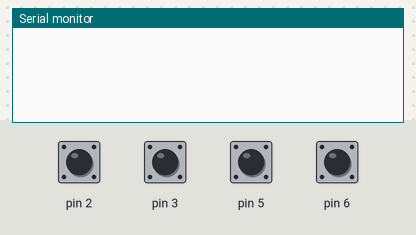
This sketch was run on a simulated Arduino Uno, built with avr-gcc and run on an emulated ATmega328P. On the bench: the last lines printed to the serial monitor. Inputs (shaded band) come from the test bench; at power-on: pin 2, pin 3, pin 5, pin 6 HIGH.

Above: at 1.2 s.
1.3 s: pin 2 pulled LOW for 0.15 s
At 2.1 s:
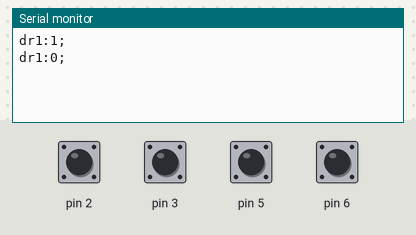
3.0 s: pin 3 pulled LOW for 0.15 s
At 3.8 s:
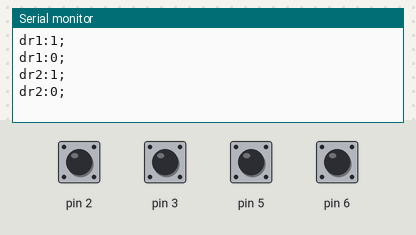
4.6 s: pin 5 pulled LOW for 0.15 s
At 5.6 s:
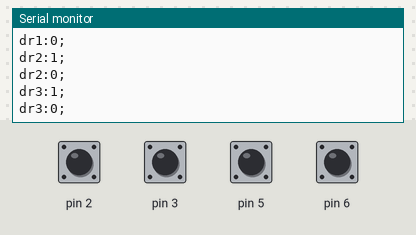
6.2 s: pin 6 pulled LOW for 0.15 s
At 7.5 s:
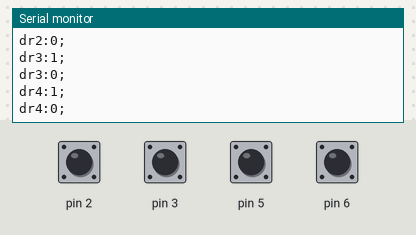
7.8 s: pin 2 driven LOW and pin 3 driven LOW
At 8.4 s:
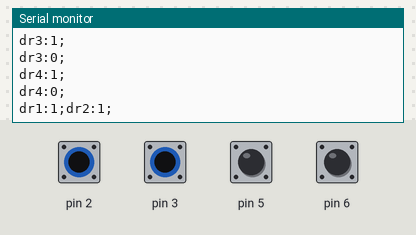
9.3 s: pin 2 driven HIGH and pin 3 driven HIGH and pin 5 driven LOW and pin 6 driven LOW
At 10.3 s:
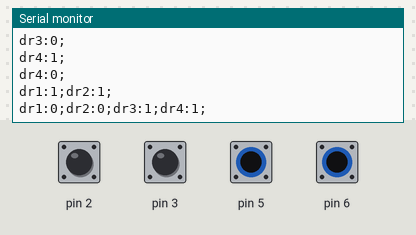
Timing chart, 0 to 11.8 s (numbered marks = the images above; inputs shaded):
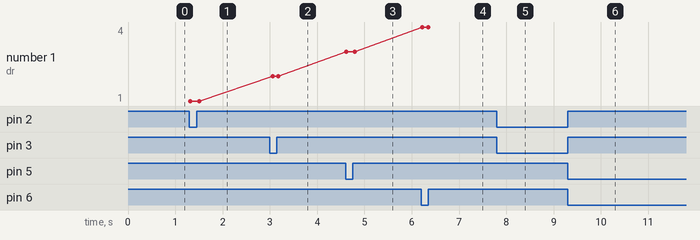

The sketch:

drumMach.ino
```cpp
#include <CapacitiveSensor.h>

int cut = 70;
CapacitiveSensor   cs_4_2 = CapacitiveSensor(4, 2);
CapacitiveSensor   cs_4_3 = CapacitiveSensor(4, 3);
CapacitiveSensor   cs_4_5 = CapacitiveSensor(4, 5);
CapacitiveSensor   cs_4_6 = CapacitiveSensor(4, 6);

boolean on1 = false;
boolean on2 = false;
boolean on3 = false;
boolean on4 = false;

void setup() {
  Serial.begin(9600);
}

void loop() {
  long val1 =  cs_4_2.capacitiveSensor(30);
  long val2 =  cs_4_3.capacitiveSensor(30);
  long val3 =  cs_4_5.capacitiveSensor(30);
  long val4 =  cs_4_6.capacitiveSensor(30);

//////////////////////////////
  if (val1 > cut) {
    if (!on1) {
      on1 = true;
      Serial.print("dr1:");
      Serial.print(1, DEC);
      Serial.print(";");
    }
  }
  else {
    if (on1) {
      on1 = false;
      Serial.print("dr1:");
      Serial.print(0, DEC);
      Serial.print(";");
    }
  }
  //////////////

//////////////////////////////
  if (val2 > cut) {
    if (!on2) {
      on2 = true;
      Serial.print("dr2:");
      Serial.print(1, DEC);
      Serial.print(";");
    }
  }
  else {
    if (on2) {
      on2 = false;
      Serial.print("dr2:");
      Serial.print(0, DEC);
      Serial.print(";");
    }
  }
  //////////////

//////////////////////////////
  if (val3 > cut) {
    if (!on3) {
      on3 = true;
      Serial.print("dr3:");
      Serial.print(1, DEC);
      Serial.print(";");
    }
  }
  else {
    if (on3) {
      on3 = false;
      Serial.print("dr3:");
      Serial.print(0, DEC);
      Serial.print(";");
    }
  }
  //////////////

//////////////////////////////
  if (val4 > cut) {
    if (!on4) {
      on4 = true;
      Serial.print("dr4:");
      Serial.print(1, DEC);
      Serial.print(";");
    }
  }
  else {
    if (on4) {
      on4 = false;
      Serial.print("dr4:");
      Serial.print(0, DEC);
      Serial.print(";");
    }
  }
  //////////////

  Serial.println();

  delay(50);
}
```

Measured:
- after the input at 1.3 s, the serial monitor: prints a new line at once (image 1)
- after the input at 3.0 s, the serial monitor: prints a new line after 0.06 s (image 2)
- after the input at 4.6 s, the serial monitor: prints a new line at once (image 3)
- after the input at 6.2 s, the serial monitor: prints a new line at once (image 4)
- after the input at 7.8 s, the serial monitor: prints a new line at once (image 5)
- after the input at 9.3 s, the serial monitor: prints a new line at once (image 6)
- plotted number 1: 1 → 2 after the input at 3.0 s, 2 → 3 after the input at 4.6 s, 3 → 4 after the input at 6.2 s
